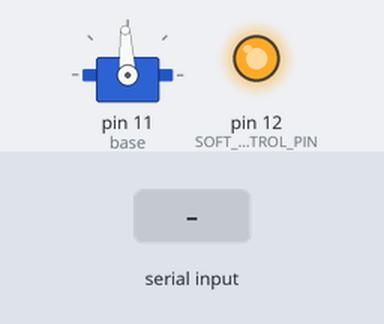
Recording of a sketch running on a simulated Arduino Uno, built with avr-gcc and run on an emulated ATmega328P. On the bench: servo, output pins drawn as LEDs (lit = HIGH). The test bench sets the inputs (shaded band).

Above: at 2.2 s.
2.3 s: "1\n" received over Serial
At 2.57 s:
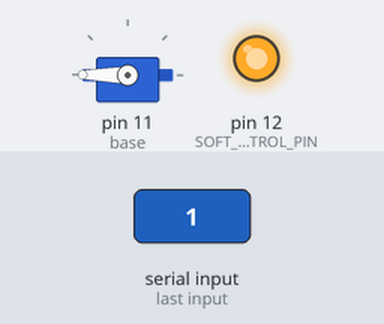
Timing chart, 0 to 5.3 s (numbered marks = the images above; inputs shaded):
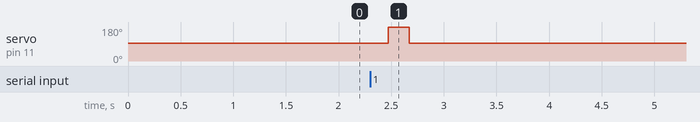

The sketch:

new_mechanism.ino
```cpp
#include <Servo.h>
#include <stdio.h>

Servo myservo;

Servo base;
Servo shoulder;
Servo elbow;
Servo wrist_rot;
Servo gripper;
Servo wrist_ver;

long target;

// Braccio shield garbage, see Braccio GitHub for what Braccio::begin does.
#define SOFT_START_CONTROL_PIN  12
#define CONTROL_DELAY 10
#define STEP 0.2

//#define MAXRIGHT 95
//#define MAXLEFT 91
//#define STOP 93

#define STOP_PULSE_WIDTH 1504
#define LEFT_PULSE_WIDTH 544
#define RIGHT_PULSE_WIDTH 2400

void setup() {
  // Braccio shield garbage, see Braccio GitHub for what Braccio::begin does.
  Serial.begin(9600);
  pinMode(SOFT_START_CONTROL_PIN, OUTPUT);
  digitalWrite(SOFT_START_CONTROL_PIN,HIGH);

  base.attach(11);

  base.writeMicroseconds(STOP_PULSE_WIDTH);
  delay(1000);
}

void serialEvent() {
  target = Serial.parseInt();
  Serial.read();  // get rid of the trailing newline
}

void loop() {
    if (target == 1)
        base.writeMicroseconds(RIGHT_PULSE_WIDTH);
    else if (target == -1)
        base.writeMicroseconds(LEFT_PULSE_WIDTH);
    else
        base.writeMicroseconds(STOP_PULSE_WIDTH);

    delay(STEP * 1000);

    base.writeMicroseconds(STOP_PULSE_WIDTH);
    delay(CONTROL_DELAY);
    target = 0;
}
```

Measured:
- after the input at 2.3 s, servo on pin 11 (base): 93° → 180° after 0.17 s, → 93° 0.20 s later
